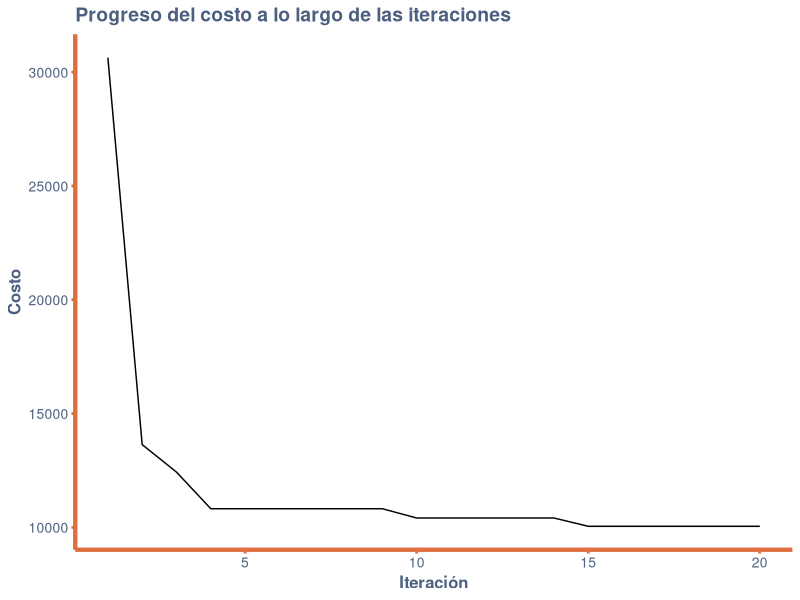

Recreate this plot in R.
## ---- chunk 1
# Función para calcular la distancia euclidiana entre dos puntos
euc_2d <- function(c1, c2) {
    return(round(sqrt((c1[1] - c2[1])^2 + (c1[2] - c2[2])^2)))
}

# Función para calcular el costo de una permutación de ciudades
cost <- function(perm, cities) {
    distance <- 0
    for (i in seq_along(perm)) {
        c1 <- perm[i]
        c2 <- if (i == length(perm)) perm[1] else perm[i + 1]
        distance <- distance + euc_2d(cities[c1, ], cities[c2, ])
    }
    return(distance)
}

# Función para generar una permutación aleatoria de las ciudades
random_permutation <- function(cities) {
    return(sample(nrow(cities)))
}

# Función para realizar una operación de dos-opt estocástica en una permutación
stochastic_two_opt <- function(perm) {
    c1 <- sample(length(perm), 1)
    exclude <- c(c1, if (c1 == 1) length(perm) else c1 - 1, if (c1 == length(perm)) 1 else c1 + 1)
    c2 <- sample(length(perm), 1)
    while (c2 %in% exclude) {
        c2 <- sample(length(perm), 1)
    }
    if (c2 < c1) {
        temp <- c1
        c1 <- c2
        c2 <- temp
    }
    perm[c1:c2] <- rev(perm[c1:c2])
    return(perm)
}

# Función para realizar una búsqueda local en el espacio de las permutaciones
local_search <- function(best, cities, max_no_improv, neighborhood) {
    count <- 0
    repeat {
        candidate <- list()
        candidate$vector <- stochastic_two_opt(best$vector)
        candidate$cost <- cost(candidate$vector, cities)
        if (candidate$cost < best$cost) {
            count <- 0
            best <- candidate
        } else {
            count <- count + 1
        }
        if (count >= max_no_improv) break
    }
    return(best)
}

# Función de búsqueda principal
search <- function(cities, neighborhoods, max_no_improv, max_no_improv_ls) {
    best <- list()
    best$vector <- random_permutation(cities)
    best$cost <- cost(best$vector, cities)
    iter <- 0
    count <- 0
    stop_loop <- FALSE
    # Creamos un dataframe para guardar las soluciones
    solutions <- data.frame(iteration=integer(), cost=double())
    for (neigh in neighborhoods) {
        if (stop_loop) {
            break
        }
        candidate <- list()
        candidate$vector <- best$vector
        for (i in seq_len(neigh)) {
            candidate$vector <- stochastic_two_opt(candidate$vector)
        }
        candidate$cost <- cost(candidate$vector, cities)
        candidate <- local_search(candidate, cities, max_no_improv_ls, neigh)
        cat(" > iteration", iter + 1, ", neigh=", neigh, ", best=", best$cost, "\n")
        iter <- iter + 1
        # Guardamos la solución en el dataframe
        solutions <- rbind(solutions, data.frame(iteration=iter, cost=best$cost))
        if (candidate$cost < best$cost) {
            best <- candidate
            count <- 0
            cat("New best, restarting neighborhood search.\n")
        } else {
            count <- count + 1
        }
        if (count >= max_no_improv) {
            stop_loop <- TRUE
        }
    }
    return(solutions)
}

# Configuración del problema
berlin52 <- matrix(c(565,575,25,185,345,750,945,685,845,655,
                     880,660,25,230,525,1000,580,1175,650,1130,
                     1605,620,1220,580,1465,200,1530,5,845,680,
                     725,370,145,665,415,635,510,875,560,365,
                     300,465,520,585,480,415,835,625,975,580,
                     1215,245,1320,315,1250,400,660,180,410,250,
                     420,555,575,665,1150,1160,700,580,685,595,
                     685,610,770,610,795,645,720,635,760,650,475,
                     960,95,260,875,920,700,500,555,815,830,485,
                     1170,65,830,610,605,625,595,360,1340,725,1740,245), ncol = 2, byrow = TRUE)

# Configuración del algoritmo
max_no_improv <- 50
max_no_improv_ls <- 70
neighborhoods <- 1:20

# Ejecutar el algoritmo
best <- search(berlin52, neighborhoods, max_no_improv, max_no_improv_ls)
## ---- chunk 2
library(ggplot2)

crear_tema <- function() {
    theme_minimal() +
        theme(
            plot.background = element_rect(fill = "white", color = NA), 
            panel.grid.major = element_line(color = "white", size = 0.2), 
            panel.grid.minor = element_line(color = "white", size = 0.2), 
            panel.background = element_rect(fill = "white", color = NA), 
            plot.title = element_text(face = "bold", size = 14, color = "#4d6080"),
            axis.title = element_text(face = "bold", size = 12, color = "#4d6080"),
            axis.text = element_text(size = 10, color = "#4d6080"),
            axis.line = element_line(size = 1.5, colour = "#de6f41"), 
            legend.background = element_rect(fill = "#4d6080", color = NA), 
            legend.key = element_rect(fill = "grey90", color = NA),
            axis.ticks.x = element_line(color = "#de6f41", size = 1),
            axis.ticks.y = element_line(color = "#de6f41", size = 1)
        )
}

ggplot(best, aes(x=iteration, y=cost)) +
    geom_line() +
    labs(title="Progreso del costo a lo largo de las iteraciones", x="Iteración", y="Costo")+
    crear_tema()
